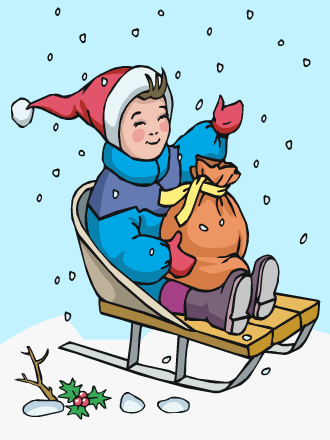
#> input picture images/pic3a.png, 330 x 440 px
$ python get_image_diff.py
#> lines starting #> are read from the running program, lines starting #| are printed output that depends on the picture; after the words box and inside, x2 and y2 are one past the last pixel; in counts of white or black regions, pixels touching at a corner belong together; long printed decimals are rounded
from skimage.metrics import structural_similarity
import imutils
import cv2
import json
import random
import os

#GENERATE ALTERED GAME IMAGE
inputImage = cv2.imread('./images/pic3a.png')
#> inputImage is the input picture: shape (440, 330, 3); mean B, G, R 205, 200.4, 178.4
#Level 1
height, width, dim = inputImage.shape
#> height = 440; width = 330; dim = 3
numberOfCircles = 5
imageWithCircles = inputImage.copy()
for i in range(0, numberOfCircles):
	cv2.circle(imageWithCircles, (random.randint(0, width), random.randint(0, height)), 15, (random.randint(0, 255), random.randint(0, 255), random.randint(0, 255)), -1)
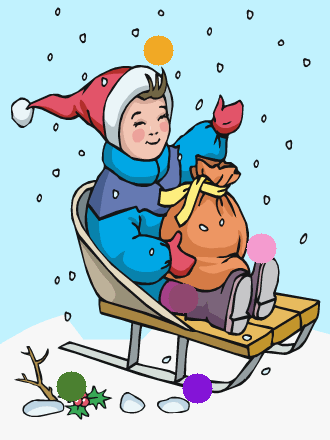
#> imageWithCircles: shape (440, 330, 3); 2.44% of pixels changed, all inside (x1, y1, x2, y2) = (56, 35, 277, 404)

cv2.imshow("Image with rectangles", imageWithCircles)

#level 2
grayInputImage = cv2.cvtColor(inputImage, cv2.COLOR_BGR2GRAY)
cannyImage = cv2.Canny(grayInputImage, 0, 100) #image with edges
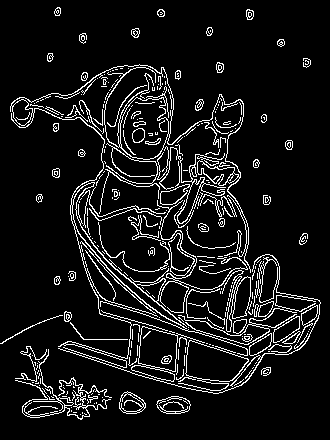
#> cannyImage: shape (440, 330); 8.8% white in thin lines or dots
# threshImage = cv2.threshold(grayInputImage, 0, 255, cv2.THRESH_BINARY_INV)[1]
genContours = cv2.findContours(cannyImage, cv2.RETR_EXTERNAL, cv2.CHAIN_APPROX_NONE)
#> genContours = 281 contours, 235 with area under 20; largest, box (x1, y1, x2, y2) and area: (10, 64, 251, 368) 4275, (178, 340, 249, 391) 1726, (131, 326, 205, 382) 1686, (222, 270, 251, 332) 692, (168, 233, 195, 276) 559
genContours = imutils.grab_contours(genContours)

contourToRecolorList = []
for c in genContours:
	area = cv2.contourArea(c)
	if 5 <= area <= 500:
		contourToRecolorList.append(c)
#> this loop made 281 passes
#> area on passes 11, 19, 37: 449, 421, 35.5
#> after the loop, contourToRecolorList = 70 contours, 29 with area under 20; largest, box (x1, y1, x2, y2) and area: (159, 147, 226, 224) 482, (156, 396, 191, 414) 449, (119, 391, 146, 414) 421, (273, 316, 300, 343) 351, (249, 333, 272, 356) 256

alteredImage = inputImage.copy()

randomContourToRecolorList = random.sample(contourToRecolorList, 20)
#> randomContourToRecolorList = 20 contours, 6 with area under 20; largest, box (x1, y1, x2, y2) and area: (159, 147, 226, 224) 482, (156, 396, 191, 414) 449, (233, 319, 247, 334) 136, (58, 254, 321, 394) 77, (246, 9, 254, 20) 60
for c in randomContourToRecolorList:
	r = random.randint(0, 100) #random RGB number within 0-100 for darker color
	g = random.randint(0, 100)
	b = random.randint(0, 100)
	cv2.fillPoly(alteredImage, pts=[c], color=[r, g, b])
#> this loop made 20 passes
#> (r, g, b) on passes 1 to 12: (85, 80, 0), (78, 63, 42), (31, 93, 41), (90, 8, 24), (72, 28, 30), (18, 69, 57), (11, 10, 40), (65, 62, 13), (38, 70, 37), (90, 15, 70), (42, 69, 26), (77, 70, 75)
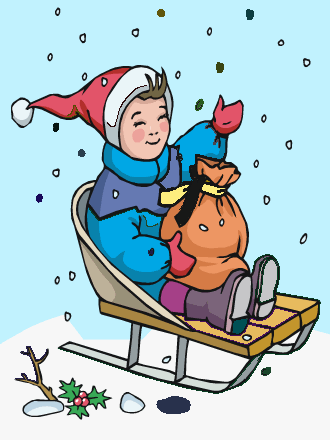
#> alteredImage: shape (440, 330, 3); 2.39% of pixels changed, all inside (x1, y1, x2, y2) = (15, 9, 321, 414)

cv2.imshow("cannyImage", cannyImage)
cv2.imshow("alteredImage", alteredImage)

cv2.imwrite(os.path.join('./images', 'alteredImage.png'), alteredImage)

#GET IMAGE DIFFERENCE DATA
paintingImageFirst = './images/pic1a.png'
paintingImageSecond = './images/pic1b.png'
parkImageFirst = './images/pic2a.png'
parkImageSecond = './images/pic2b.png'
sledgeImageFirst = './images/pic3a.png'
sledgeImageSecond = './images/pic3b.png'

firstImage = inputImage
secondImage = alteredImage

# convert to grayscale
grayFirstImage = cv2.cvtColor(firstImage, cv2.COLOR_BGR2GRAY)
graySecondImage = cv2.cvtColor(secondImage, cv2.COLOR_BGR2GRAY)

# use Structural Similarity Index (SSIM) from Scikit to compare
(score, diff) = structural_similarity(grayFirstImage, graySecondImage, full = True)
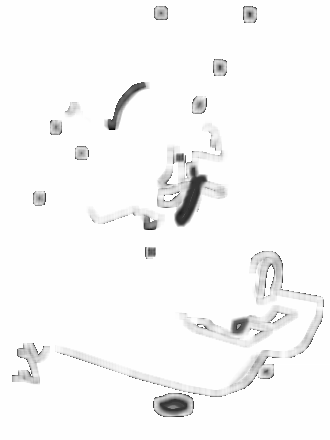
#> diff: shape (440, 330) float64; min -0.255, max 1, mean 0.969; drawn with min black and max white
#> score = 0.968
diff = (diff * 255).astype("uint8")
print("SSIM: {}".format(score))
#| SSIM: 0.9675

# subtractedImage = cv2.subtract(firstImage, secondImage)
subtractedImage = cv2.absdiff(grayFirstImage, graySecondImage)
# graySubtractedImage = cv2.cvtColor(subtractedImage, cv2.COLOR_BGR2GRAY)

# threshold the diff image then find contours to get the region of differences
thresh = cv2.threshold(diff, 0, 255, cv2.THRESH_BINARY_INV | cv2.THRESH_OTSU)[1]
#> thresh: shape (440, 330); 3% white; 187 white regions (155 under 20 px), largest, box (x1, y1, x2, y2) and area: (175, 165, 208, 226) 724, (154, 393, 194, 417) 632, (106, 82, 146, 130) 476
threshSubtracted = cv2.threshold(subtractedImage, 245, 255, cv2.THRESH_OTSU)[1]
#> threshSubtracted: shape (440, 330); 1.4% white; 307 white regions (299 under 20 px)

contours = cv2.findContours(threshSubtracted.copy(), cv2.RETR_EXTERNAL, cv2.CHAIN_APPROX_SIMPLE)
#> contours = 307 contours, 303 with area under 20; largest, box (x1, y1, x2, y2) and area: (177, 177, 205, 224) 340, (159, 399, 188, 412) 276, (233, 319, 247, 333) 113, (107, 85, 147, 127) 22
contours = imutils.grab_contours(contours)

#remove small contours
for c in contours:
	area = cv2.contourArea(c)
	if area < 1:
		cv2.fillPoly(threshSubtracted, pts=[c], color=0)
		continue
#> this loop made 307 passes
#> area on pass 8: 276
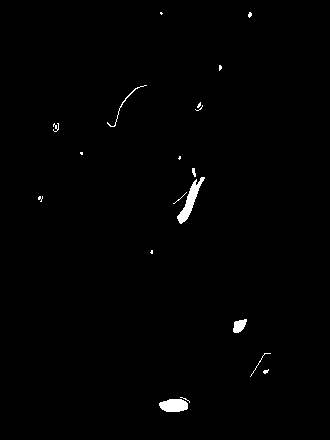
#> threshSubtracted: shape (440, 330); 0.79% white; 19 white regions (12 under 20 px), largest, box (x1, y1, x2, y2) and area: (177, 177, 205, 224) 396, (159, 399, 188, 412) 309, (233, 319, 247, 333) 134

# merge close contours
threshMergedGray = cv2.morphologyEx(threshSubtracted, cv2.MORPH_CLOSE, cv2.getStructuringElement(cv2.MORPH_ELLIPSE, (50, 50)));
#> threshMergedGray: shape (440, 330); 1.4% white; 13 white regions (5 under 20 px)
contours = cv2.findContours(threshMergedGray, cv2.RETR_EXTERNAL, cv2.CHAIN_APPROX_NONE)
#> contours = 13 contours, 5 with area under 20; largest, box (x1, y1, x2, y2) and area: (174, 157, 205, 224) 748, (160, 398, 190, 412) 299, (251, 348, 271, 376) 264, (234, 320, 248, 338) 152, (105, 86, 144, 127) 96, (71, 137, 86, 155) 76, (54, 124, 67, 135) 48, (196, 102, 203, 111) 28
contours = imutils.grab_contours(contours)

jsonData = []
offset = 5
for c in contours:
	area = cv2.contourArea(c)
	(x, y, w, h) = cv2.boundingRect(c)
	jsonData.append({
		"xAxis": x - offset,
		"yAxis": y - offset,
		"width": w + offset,
		"height": h + offset,
	})
	cv2.rectangle(firstImage, (x - offset, y - offset), (x + w + offset, y + h + offset), (0, 0, 255), 2)
	cv2.rectangle(secondImage, (x - offset, y - offset), (x + w + offset, y + h + offset), (0, 0, 255), 2)
#> this loop made 13 passes
#> (area, x, y, w, h) on passes 1, 2, 3, 6, 7, 8, 9, 10: (299, 160, 398, 30, 14), (263.5, 251, 348, 20, 28), (152, 234, 320, 14, 18), (748.5, 174, 157, 31, 67), (76.5, 71, 137, 15, 18), (47.5, 54, 124, 13, 11), (28, 196, 102, 7, 9), (95.5, 105, 86, 39, 41)
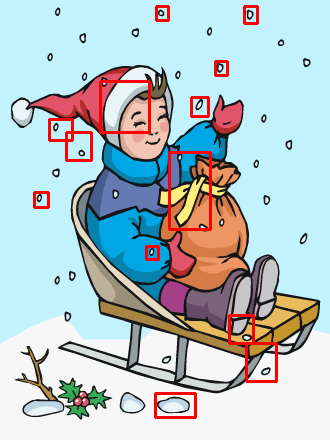
#> firstImage: shape (440, 330, 3); 2.71% of pixels changed, all inside (x1, y1, x2, y2) = (33, 5, 278, 419)
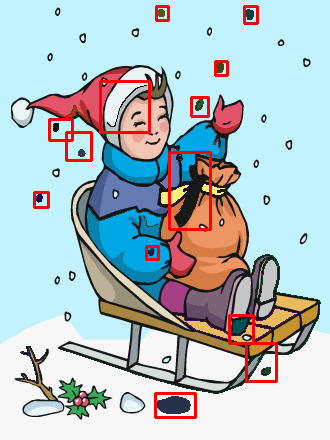
#> secondImage: shape (440, 330, 3); 2.71% of pixels changed, all inside (x1, y1, x2, y2) = (33, 5, 278, 419)
#> after the loop, jsonData = 13 items

# write to json file
json_object = json.dumps(jsonData, indent=4)
#print(json_object)
with open("gameData.json", "w") as outfile:
    outfile.write(json_object)

# show the output images
cv2.imshow("Subtract", subtractedImage)
# [6 lines of commented-out code are left out]
cv2.waitKey(0)
